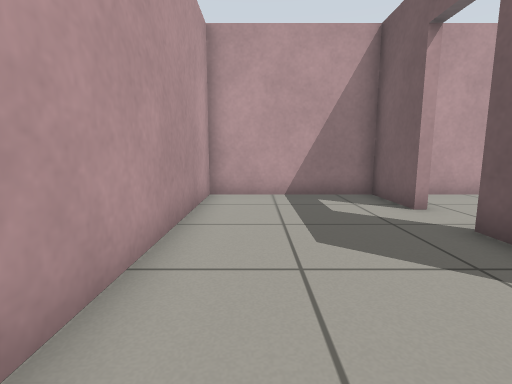
view 1 (above)

12 first-person views from a walk through a robot-simulator world made for Gazebo. The camera is 0.65 m above the floor, tilts 8° down and sees 85° across. The floor is counted in squares, 0.5 m on a side. Each view is taken from the middle of a square. On the plan, view 1 faces up. The plan holds only what a view shows up to about 13 squares ahead; the rest is blank.

view 2
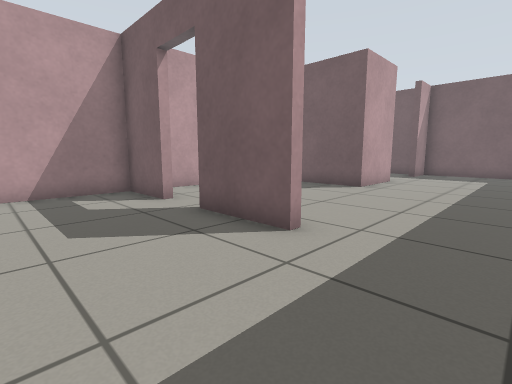

view 3
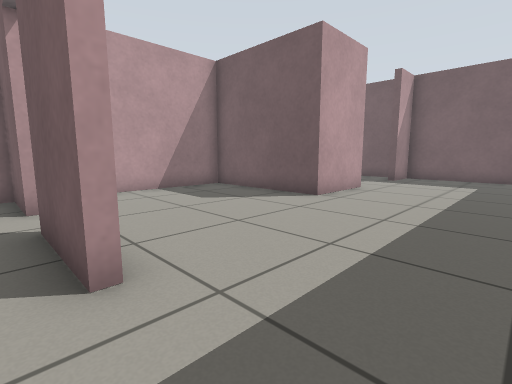

view 4
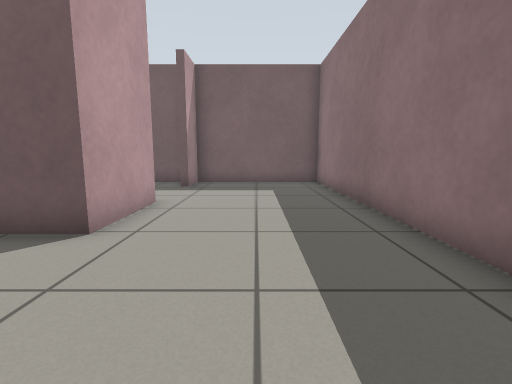

view 5
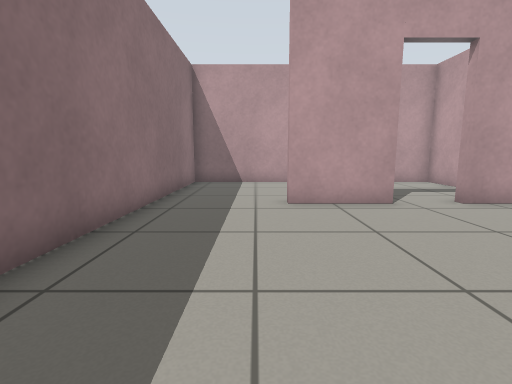

view 6
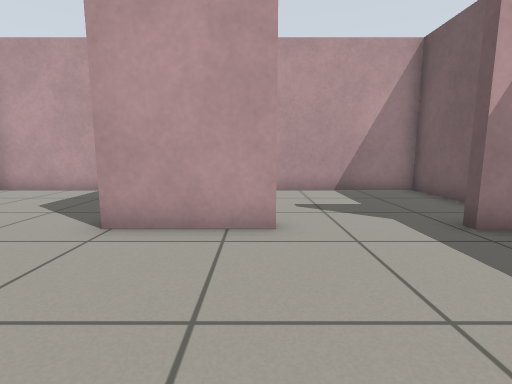

view 7
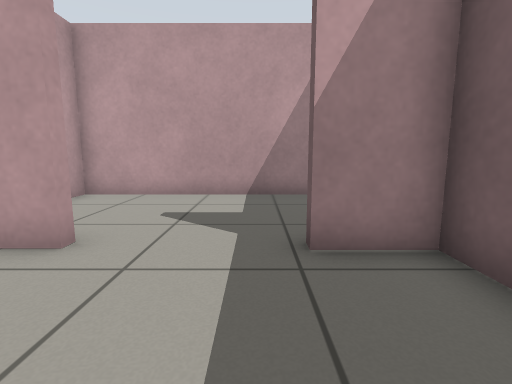

view 8
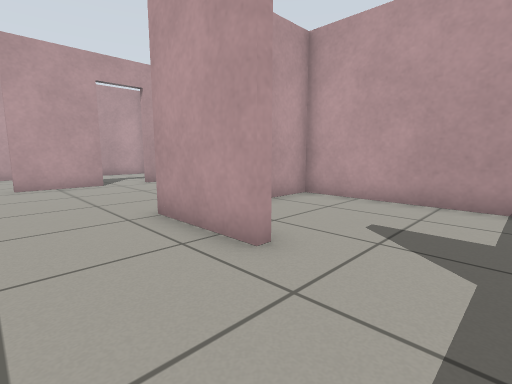

view 9
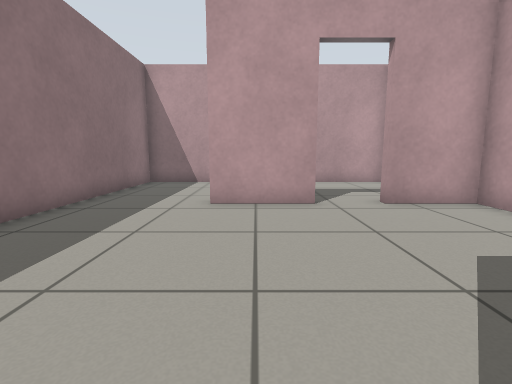

view 10
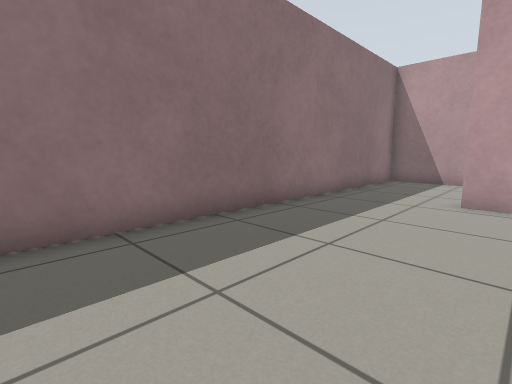

view 11
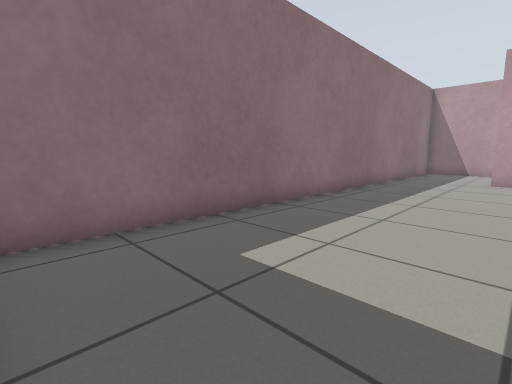

view 12
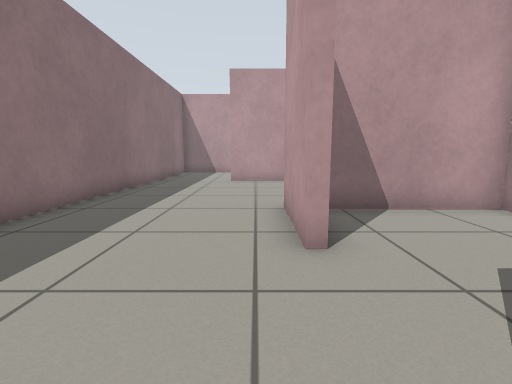

### Floor plan
Points are (right, up) in squares from view 1. A wall is a line through its corners. A room is listed if a view was taken in it or the views show most of it. See-through windows are left out.
Room 1 (views 1, 2, 3)
walls: (3.6, 1.7) (3.6, 4.6); (3.6, 6.2) (3.6, 8.7) (-1.4, 8.7) (-1.4, -1.7) (4.6, -1.7)
ways out: opening at (4, 0) to room 2; open door at (4, 5.5) to room 2
Room 2 (views 4, 5, 6, 7, 8, 9, 10, 11, 12)
walls: (13.4, 3.7) (10.3, 3.7) (10.3, 8.7) (3.9, 8.7) (3.9, 6.2); (4.6, -1.7) (18.5, -1.7) (18.5, 3.7) (16.7, 3.7); (3.9, 4.6) (3.9, 1.7)
ways out: opening at (4, 0) to room 1; open door at (4, 5.5) to room 1; opening at (15, 4) to room 3
Room 3 (no view inside)
walls: (16.7, 3.7) (16.7, 4); (18.5, 4.2) (18.5, 8.7) (10.6, 8.7) (10.6, 4.6)
ways out: opening at (15, 4) to room 2

Positions as (right, up) in squares from view 1, and headings:
1: (0, 0), facing up
2: (0, -1), facing up-right
3: (3, -1), facing up-right
4: (6, 1), facing right
5: (11, 1), facing left
6: (13, -1), facing up
7: (16, 0), facing up
8: (16, 1), facing up-left
9: (11, 3), facing left
10: (12, 3), facing down-left
11: (18, 3), facing down-left
12: (17, 3), facing left
